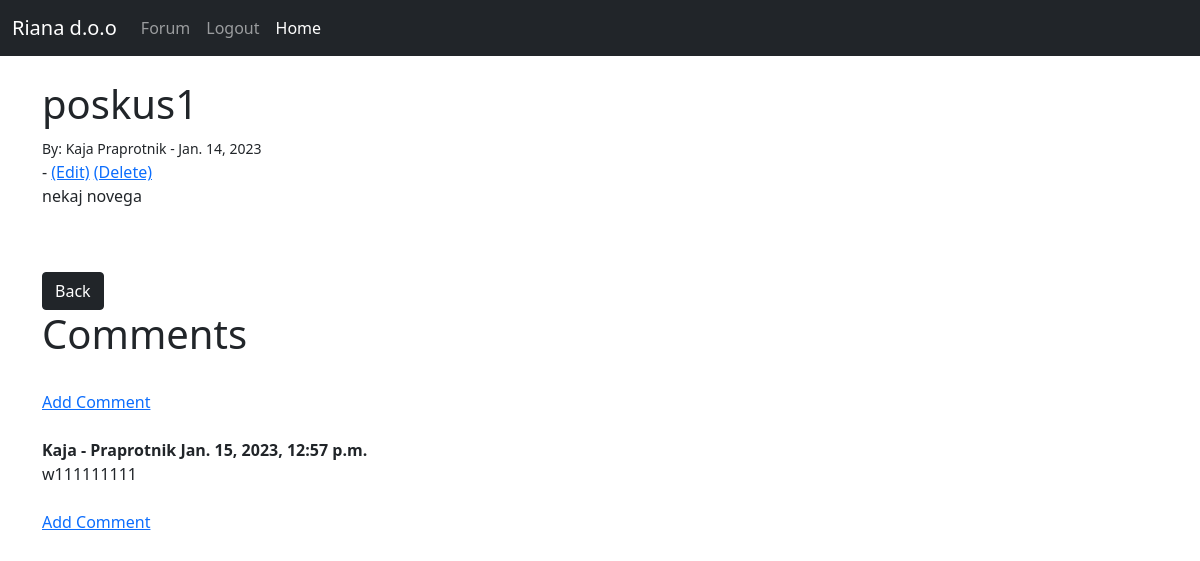
The page /blog/38 (signed in) on the database its author committed.
### rianablog/models.py (models this page shows, shortened)
class Post(models.Model):
	title = models.CharField(max_length=255)
	author = models.ForeignKey(User, on_delete=models.CASCADE)
	body = RichTextField(blank=True, null=True)
	post_date = models.DateField(auto_now_add=True)

class Comment(models.Model):
	post = models.ForeignKey(Post, related_name="comments", on_delete=models.CASCADE)
	name = models.CharField(max_length=255)
	body = models.TextField()
	date_added = models.DateTimeField(auto_now_add=True)

### rianablog/views.py (the view)
# urls.py: path('blog/<int:pk>', BlogDetailView.as_view(), name='blog-detail'),
class BlogDetailView(DetailView):
	model = Post
	template_name = 'post_details.html'

### rianablog/templates/post_details.html
{% extends 'base.html' %}
{% block content %}
<h1>{{ post.title }}</h1>
<small>By:
 {{post.author.first_name}}
{{post.author.last_name}} - {{post.post_date}}</small><br/>
{% if user.is_authenticated %}
            {% if user.id == post.author.id %}
                - <a href="{% url 'update_post' post.pk %}">(Edit)</a>
                <a href="{% url 'delete_post' post.pk %}">(Delete)</a>
            {% endif %}
        {% endif %}
<br/>
{{ post.body|safe }}
<br/><br/>
<a href="{% url 'home' %}" class="btn btn-dark">Back</a>
<h1>Comments</h1>
<br/>
{% if not post.comments.all %}
    No comments, <a href="{% url 'add_comment' post.pk %}">add One</a>
{% else %}
<a href="{% url 'add_comment' post.pk %}">Add Comment</a>
<br/><br/>
    {% for comment in post.comments.all %}
        <strong>
            {{post.author.first_name}} -
            {{post.author.last_name}}
            {{ comment.date_added }}
        </strong>
        <br/>
        {{ comment.body }}
        <br/><br/>
    {% endfor %}
        <a href="{% url 'add_comment' post.pk %}">Add Comment</a>
{% endif %}
<br/>
<br/><br/>
{% endblock %}

### rows shown on the page
Post: title "poskus1", author.first_name "Kaja", author.last_name "Praprotnik", post_date "Jan. 14, 2023", body "nekaj novega"
Comment: date_added "Jan. 15, 2023, 12:57 p.m.", body "w111111111"
